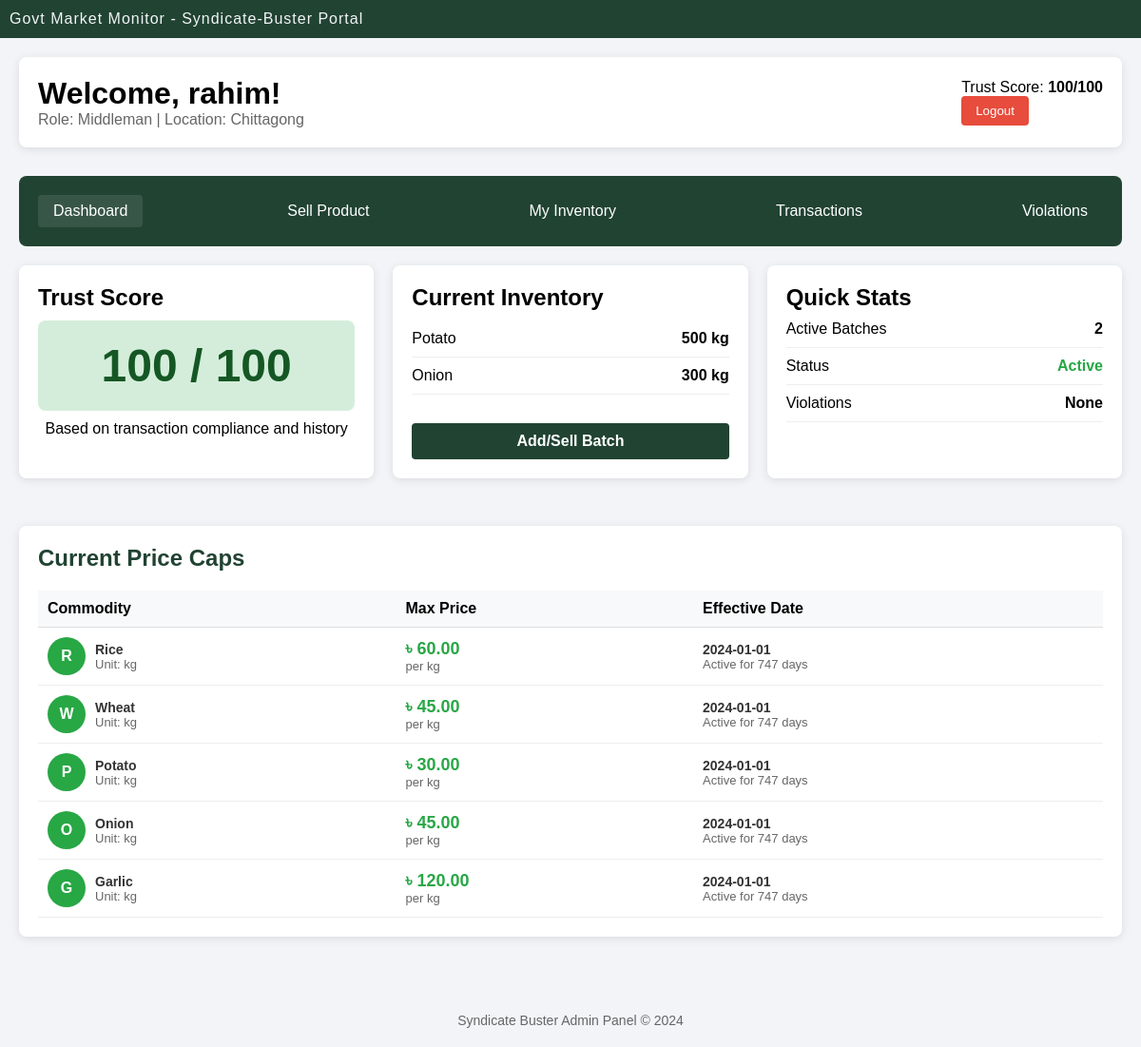
/vendorDashboard.php (signed in), run on the app's committed database.
### tables this page shows
CREATE TABLE `users` (
  `user_id` int(11) NOT NULL,
  `username` varchar(100) NOT NULL,
  `email` varchar(100) NOT NULL,
  `phone` varchar(11) DEFAULT NULL CHECK (`phone` regexp '^[0-9]{11}$'),
  `password` varchar(50) NOT NULL,
  `role_id` int(11) DEFAULT NULL,
  `status` varchar(20) DEFAULT 'Active' CHECK (`status` in ('Active','inactive','Suspended','Banned')),
  `location` varchar(50) NOT NULL,
  `trust_score` int(11) DEFAULT 100,
  `created_at` timestamp NOT NULL DEFAULT current_timestamp(),
  `updated_at` timestamp NOT NULL DEFAULT current_timestamp() ON UPDATE current_timestamp()
);

CREATE TABLE `role` (
  `role_id` int(11) NOT NULL,
  `role_name` varchar(20) NOT NULL CHECK (`role_name` in ('Farmer','Middleman','Wholesaler','Retailer','Admin','Inspector'))
);

CREATE TABLE `govt_price_cap` (
  `cap_id` int(11) NOT NULL,
  `commodities_id` int(11) NOT NULL,
  `max_price` int(11) NOT NULL,
  `effective_date` date NOT NULL,
  `expire_date` date NOT NULL DEFAULT '2030-01-01',
  `time_duration` int(11) NOT NULL DEFAULT 0
);

CREATE TABLE `commodities` (
  `commodities_id` int(11) NOT NULL,
  `name` varchar(100) NOT NULL,
  `unit_type` varchar(20) NOT NULL,
  `perishable` tinyint(1) DEFAULT 1
);

### vendorDashboard.php (the view, shortened to what this page needs)
<?php
require_once "config.php";
$user_id = $_SESSION['user_id'];
$username = $_SESSION['username'];
$user_sql = "SELECT u.*, r.role_name FROM users u
             JOIN role r ON u.role_id = r.role_id
             WHERE u.user_id = ?";
$user_stmt = $conn->prepare($user_sql);
$user_stmt->bind_param("i", $user_id);
$user_stmt->execute();
$user = $user_stmt->get_result()->fetch_assoc();
$trust_score = $user['trust_score'];
$blacklist_sql = "SELECT * FROM syndicate_blacklist WHERE seller_id = ?";
$blacklist_stmt = $conn->prepare($blacklist_sql);
$blacklist_stmt->bind_param("i", $user_id);
$blacklist_stmt->execute();
$is_blacklisted = $blacklist_stmt->get_result()->num_rows > 0;
$inventory_sql = "SELECT c.name, SUM(b.quantity) as total_quantity
                  FROM batches b
                  JOIN commodities c ON b.commodities_id = c.commodities_id
                  WHERE b.owner_id = ?
                  GROUP BY c.commodities_id";
$inventory_stmt = $conn->prepare($inventory_sql);
$inventory_stmt->bind_param("i", $user_id);
$inventory_stmt->execute();
$inventory = $inventory_stmt->get_result();
$price_caps = $conn->query("
                    SELECT c.name,c.unit_type, gpc.max_price, gpc.effective_date
                    FROM govt_price_cap gpc
                    JOIN commodities c ON gpc.commodities_id = c.commodities_id
                    ORDER BY gpc.effective_date DESC
                ");
?>
<!DOCTYPE html>
<html lang="en">
<head>
<link rel="stylesheet" href="style.css?v=<?php echo time(); ?>">
<link rel="stylesheet" href="dashboard.css?v=<?php echo time(); ?>">
</head>
<body>
    <div class="container">
        <div class="top">Govt Market Monitor - Syndicate-Buster Portal</div>
        <div class="dashboard">
            <div class="header">
                <div>
                    <h1>Welcome, <?php echo htmlspecialchars($username); ?>!</h1>
                    <p style="color: #666;">Role: <?php echo $user['role_name']; ?> | Location: <?php echo $user['location']; ?></p>
                </div>
                <div>
                    <p>Trust Score: <strong><?php echo $trust_score; ?>/100</strong></p>
                    <button class="logout-btn">Logout</button>
                </div>
            </div>
                <div class="nav-menu">
                <a href="vendorDashboard.php" style="background: rgba(255,255,255,0.1);">Dashboard</a>
                <a href="sell_product.php">Sell Product</a>
                <a href="userInventory.php">My Inventory</a>
                <a href="userTransaction.php">Transactions</a>
                <a href="userBlocklist.php">Violations</a>
            </div>
            <div class="grid">
                <div class="card">
                    <h2>Trust Score</h2>
                    <?php
                    $trust_class = 'trust-green';
                    ?>
                    <div class="trust-score <?php echo $trust_class; ?>">
                        <?php echo $trust_score; ?> / 100
                    </div>
                    <p style="text-align: center; margin-top: 10px;">
                        Based on transaction compliance and history
                    </p>
                </div>
                <div class="card">
                    <h2 style="margin-bottom: 10px;">Current Inventory</h2>
                    <?php if($inventory->num_rows > 0): ?>
                        <?php while($item = $inventory->fetch_assoc()): ?>
                            <div class="inventory-item">
                                <span><?php echo $item['name']; ?></span>
                                <span><strong><?php echo $item['total_quantity']; ?> kg</strong></span>
                            </div>
                        <?php endwhile; ?>
                    <?php else: ?>
                        <p>No inventory found. Add your first batch!</p>
                    <?php endif; ?>
                    <a href="userInventory.php"  class="addSellBatchBtn">Add/Sell Batch</a>
                </div>
                <div class="card">
                    <h2>Quick Stats</h2>
                    <div class="inventory-item">
                        <span>Active Batches</span>
                        <span><strong><?php echo $inventory->num_rows; ?></strong></span>
                    </div>
                    <div class="inventory-item">
                        <span>Status</span>
                        <span style="color: <?php echo $user['status'] == 'Active' ? '#28a745' : '#dc3545'; ?>">
                            <strong><?php echo $user['status']; ?></strong>
                        </span>
                    </div>
                    <div class="inventory-item">
                        <span>Violations</span>
                        <span><strong><?php echo $is_blacklisted ? 'Yes' : 'None'; ?></strong></span>
                    </div>
                </div>
            </div>
             <div class="card">
                <h2 style="color: #214332; margin-bottom: 20px;">Current Price Caps</h2>
                <?php if($price_caps->num_rows > 0): ?>
                    <table class="data-table" style="width: 100%; border-collapse: collapse;">
                        <thead>
                            <tr>
                                <th>Commodity</th>
                                <th>Max Price</th>
                                <th>Effective Date</th>
                            </tr>
                        </thead>
                        <tbody>
                            <?php
                            $price_caps->data_seek(0);
                            while($cap = $price_caps->fetch_assoc()):
                            ?>
                            <tr>
                                <td>
                                    <div class="user-info">
                                        <div class="user-avatar" style="background-color: #28a745;">
                                            <?php echo strtoupper(substr($cap['name'], 0, 1)); ?>
                                        </div>
                                        <div class="user-details">
                                            <div class="tableBoldText"><?php echo htmlspecialchars($cap['name']); ?></div>
                                            <div class="tablesmallText">Unit: <?php echo $cap['unit_type']; ?></div>
                                        </div>
                                    </div>
                                </td>
                                <td>
                                    <div class="tableBoldText" style="color: #28a745; font-size: 18px;">
                                        ৳ <?php echo number_format($cap['max_price'], 2); ?>
                                    </div>
                                    <div class="tablesmallText">per <?php echo $cap['unit_type']; ?></div>
                                </td>
                                <td>
                                    <div class="tableBoldText"><?php echo $cap['effective_date']; ?></div>
                                    <div class="tablesmallText">
                                        <?php
                                        $today = new DateTime();
                                        $effective = new DateTime($cap['effective_date']);
                                        $interval = $today->diff($effective);
                                        if ($effective <= $today) {
                                            echo "Active for " . $interval->days . " days";
                                        } else {
                                            echo "Starts in " . $interval->days . " days";
                                        }
                                        ?>
                                    </div>
                                </td>
                            </tr>
                            <?php endwhile; ?>
                        </tbody>
                    </table>
                <?php endif; ?>
            </div>
        </div>
        <div class="footer">
                <p>Syndicate Buster Admin Panel © 2024</p>
        </div>
    </div>
</body>
</html>

### style.css (style rules this page uses)
* { font-family: Arial, Helvetica, sans-serif; margin: 0; box-sizing: border-box; }
.container { background-color: #f2f4f7; }
.top { width: 100%; height: 40px; display: flex; flex-direction: row; justify-content: flex-start; align-items: center; color: #f2f4f7; letter-spacing: 1px; background-color: #214332; padding-left: 10px; }
.footer { text-align: center; padding: 20px; color: #666; font-size: 14px; margin-top: 20px; }
.logout-btn { background-color: #e74c3c; color: white; border: none; padding: 8px 15px; border-radius: 4px; cursor: pointer; }

### dashboard.css (style rules this page uses)
.dashboard { padding: 20px; max-width: 1200px; margin: 0 auto; }
.card { background: white; border-radius: 8px; padding: 20px; margin-bottom: 20px; box-shadow: 0 2px 10px rgba(0, 0, 0, 0.1); }
.header { display: flex; justify-content: space-between; align-items: center; margin-bottom: 30px; padding: 20px; background: white; border-radius: 8px; gap: 5px; box-shadow: 0 2px 10px rgba(0, 0, 0, 0.1); }
.addSellBatchBtn { margin-top: 30px; width: 100%; display: inline-block; padding: 10px 20px; background-color: #214332; color: white; text-decoration: none; border-radius: 4px; font-weight: bold; font-size: 16px; text-align: center; cursor: pointer; border: none; }
.nav-menu { display: flex; flex-direction: row; justify-content: space-between; align-items: center; background: #214332; padding: 20px; border-radius: 8px; margin-bottom: 20px; }
.nav-menu a { color: white; text-decoration: none; padding: 8px 16px; border-radius: 4px; }
.grid { display: grid; grid-template-columns: repeat(auto-fit, minmax(300px, 1fr)); gap: 20px; margin-bottom: 30px; }
.inventory-item { display: flex; justify-content: space-between; padding: 10px 0; border-bottom: 1px solid #eee; }
table { width: 100%; border-collapse: collapse; }
th { background-color: #f8f9fa; text-align: left; padding: 10px; font-weight: bold; border-bottom: 1px solid #ddd; }
td { padding: 10px; border-bottom: 1px solid #eee; }
.tableBoldText { font-weight: bold; color: #333; font-size: 14px; }
.tablesmallText { color: #666; font-size: 13px; }
.user-info { display: flex; align-items: center; gap: 10px; }
.user-avatar { width: 40px; height: 40px; border-radius: 50%; background-color: #214332; color: white; display: flex; align-items: center; justify-content: center; font-weight: bold; font-size: 16px; }
.trust-score { font-size: 48px; font-weight: bold; text-align: center; padding: 20px; border-radius: 8px; margin: 10px 0; }
.trust-green { background: #d4edda; color: #155724; }

### data on the page
users: role.role_name "Middleman", location "Chittagong", trust_score "100", role "2", status "Active"
govt_price_cap: commodities.name "R", commodities.name "Rice", commodities.unit_type "kg", max_price "60.00", effective_date "2024-01-01", effective_date "747"
govt_price_cap: commodities.name "W", commodities.name "Wheat", commodities.unit_type "kg", max_price "45.00", effective_date "2024-01-01", effective_date "747"
govt_price_cap: commodities.name "P", commodities.name "Potato", commodities.unit_type "kg", max_price "30.00", effective_date "2024-01-01", effective_date "747"
govt_price_cap: commodities.name "O", commodities.name "Onion", commodities.unit_type "kg", max_price "45.00", effective_date "2024-01-01", effective_date "747"
govt_price_cap: commodities.name "G", commodities.name "Garlic", commodities.unit_type "kg", max_price "120.00", effective_date "2024-01-01", effective_date "747"

### other printed values
$username "rahim"
$item['name'] "Potato"
$item['total_quantity'] "500"
$item['name'] "Onion"
$item['total_quantity'] "300"
